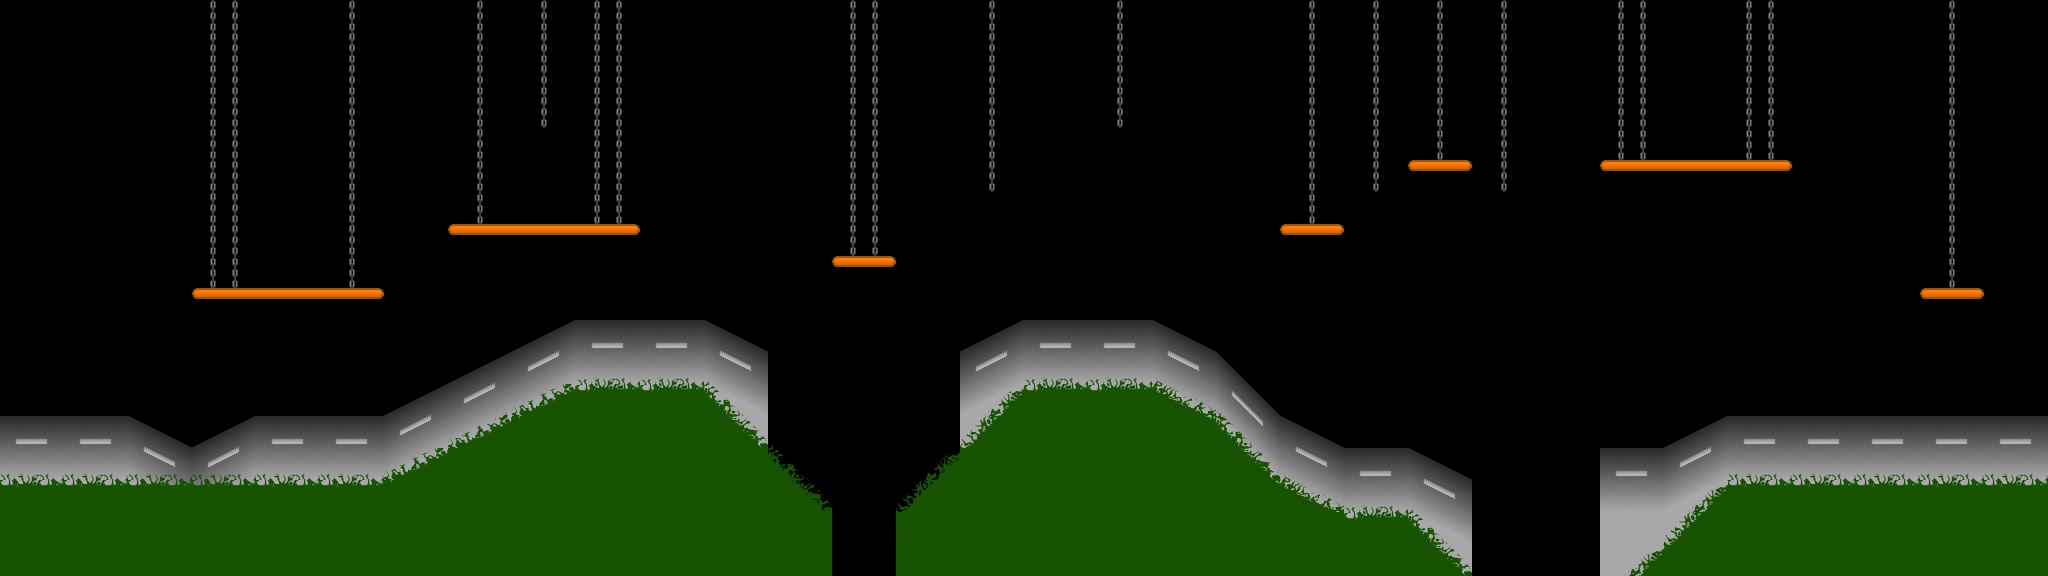

Rendered tile map (Tiled .tmx) drawn with the repository's tilesets; below, a short description and the map source with its tile grids summarised:
An orthogonal 32x9 tile map with 64x64 px tiles, 4 tile layers (Road, Grass, Chains, Platforms).

<map version="1.0" orientation="orthogonal" width="32" height="9" tilewidth="64" tileheight="64">
 <tileset firstgid="1" source="RoadTileSet.tsx" />
 <layer name="Road" width="32" height="9">
  <properties>
   <property name="C" value="" />
  </properties>
  <data>[288 cells, 88 non-empty, 17 distinct tile ids]</data>
 </layer>
 <layer name="Grass" width="32" height="9">
  <data>[288 cells, 76 non-empty, 17 distinct tile ids]</data>
 </layer>
 <layer name="Chains" width="32" height="9">
  <data>[288 cells, 53 non-empty, 4 distinct tile ids]</data>
 </layer>
 <layer name="Platforms" width="32" height="9">
  <properties>
   <property name="C" value="" />
  </properties>
  <data>[288 cells, 13 non-empty, 5 distinct tile ids]</data>
 </layer>
</map>
